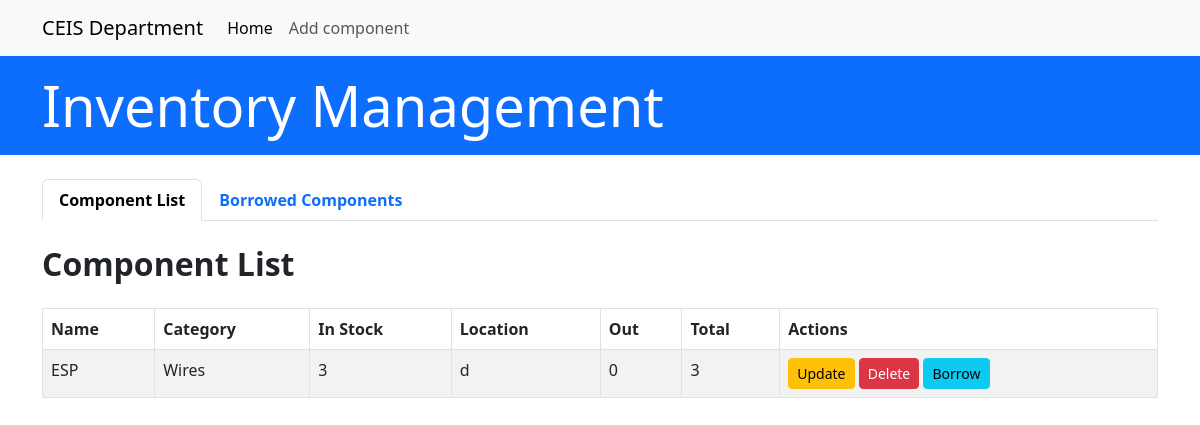
The page / on the database its author committed.
### app.py (models this page shows, shortened)
class Component(db.Model):
    id = db.Column(db.Integer, primary_key=True)
    name = db.Column(db.String(100), nullable=False)
    category = db.Column(db.String(100), nullable=False)
    quantity = db.Column(db.Integer, nullable=False)
    location = db.Column(db.String(100), nullable=False)
    date_added = db.Column(db.DateTime, default=datetime.utcnow)
    date_removed = db.Column(db.DateTime, nullable=True)
    notes = db.Column(db.String(200), nullable=True)
    out = db.Column(db.Integer, nullable=True, default=0)

### app.py (the view)
@app.route('/')
def index():
    components = Component.query.all()
    borrowed_components = BorrowedComponent.query.all()
    return render_template('index.html', components=components, borrowed_components=borrowed_components)

### templates/index.html (shortened to what this page needs)
{% extends 'base.html' %} {% block content %}
<ul class="nav nav-tabs" id="myTab" role="tablist">
  <li class="nav-item" role="presentation">
    <button
      class="nav-link active fw-bold"
      id="home-tab"
      data-bs-toggle="tab"
      data-bs-target="#home"
      type="button"
      role="tab"
      aria-controls="home"
      aria-selected="true"
    >
      Component List
    </button>
  </li>
  <li class="nav-item" role="presentation">
    <button
      class="nav-link fw-bold"
      id="profile-tab"
      data-bs-toggle="tab"
      data-bs-target="#profile"
      type="button"
      role="tab"
      aria-controls="profile"
      aria-selected="false"
    >
      Borrowed Components
    </button>
  </li>
</ul>
<div class="tab-content">
  <div
    class="tab-pane active"
    id="home"
    role="tabpanel"
    aria-labelledby="home-tab"
  >
    <h2 class="my-4 fw-bold">Component List</h2>
    <table class="table table-striped table-bordered" id="myTable">
      <thead class="thead-dark">
        <tr>
          <th>Name</th>
          <th>Category</th>
          <th>In Stock</th>
          <th>Location</th>
          <th>Out</th>
          <th>Total</th>
          <th>Actions</th>
        </tr>
      </thead>
      <tbody>
        {% for component in components %}
        <tr>
          <td>{{ component.name }}</td>
          <td>{{ component.category }}</td>
          <td>{{ component.quantity }}</td>
          <td>{{ component.location }}</td>
          <td>{{ component.out }}</td>
          <td>{{ component.quantity - component.out }}</td>
          <td>
            <a
              href="{{ url_for('update', id=component.id) }}"
              class="btn btn-warning btn-sm"
              >Update</a
            >
            <a
              href="{{ url_for('delete', id=component.id) }}"
              class="btn btn-danger btn-sm"
              onclick="return confirm('Are you sure?')"
              >Delete</a
            >
            <a
              href="{{ url_for('borrow', component_id=component.id) }}"
              class="btn btn-info btn-sm"
              >Borrow</a
            >
          </td>
        </tr>
        {% endfor %}
      </tbody>
    </table>
  </div>
</div>
{% endblock %}

### rows shown on the page
Component: name "ESP", category "Wires", quantity "3", location "d", out "0", component.quantity-component.out "3"
